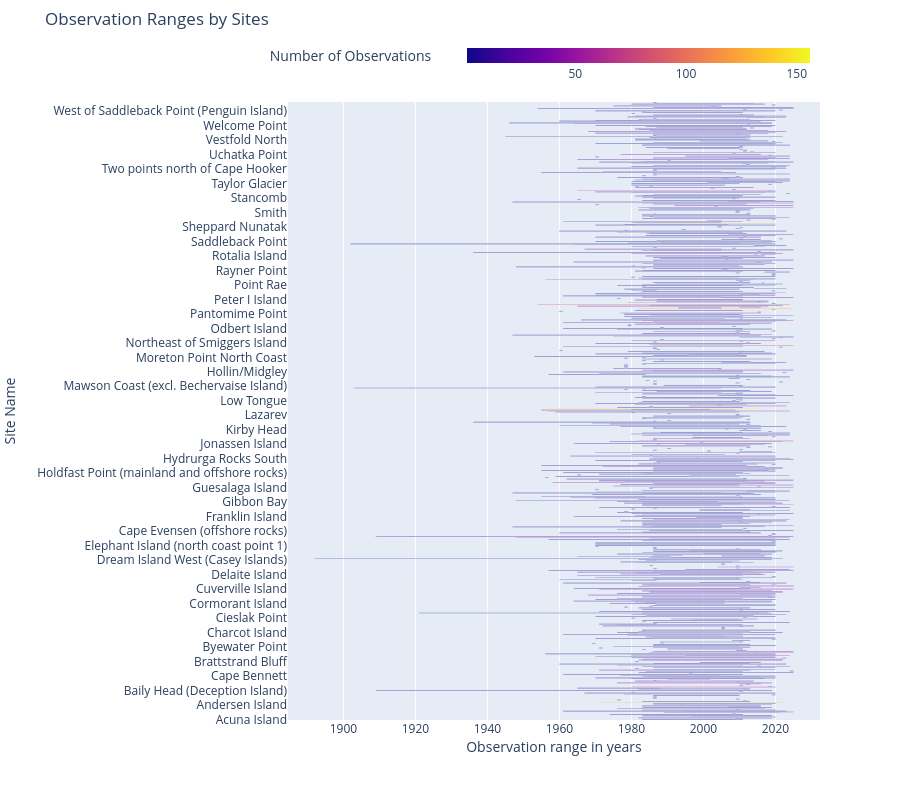

Here is the notebook cell this chart was saved with:
### Code cell
import plotly.express as px

fig = px.bar(
        df_sites_obs_range,
        x='Observation range in years',
        y='site_name',
        base='First observation year',
        orientation='h',
        color='Number of observations',
        title='Observation Ranges by Sites',
        labels={
                "site_name": "Site Name"
        }
        )
fig.update_layout(
        height=800,
        coloraxis_colorbar=dict(
                title="Number of Observations",
                thicknessmode="pixels",
                thickness=15,
                orientation="h",
        )
)


fig.show()

### Figure 1 — Plotly figure (JSON) as saved in the notebook; plotly's stock layout.template omitted (floating-point values rounded to 4 significant figures; data arrays with more than 128 entries replaced by an {"elided": "..."} marker saying what was removed)
{"data": [{"base": {"elided": "725 int values"}, "hovertemplate": "First observation year=%{base}<br>Observation range in years=%{x}<br>Site Name=%{y}<br>Number of observations=%{marker.color}<extra></extra>", "legendgroup": "", "marker": {"color": {"elided": "725 int values"}, "coloraxis": "coloraxis", "pattern": {"shape": ""}}, "name": "", "orientation": "h", "showlegend": false, "textposition": "auto", "type": "bar", "x": {"elided": "725 int values"}, "xaxis": "x", "y": {"elided": "725 str values"}, "yaxis": "y"}], "layout": {"barmode": "relative", "coloraxis": {"colorbar": {"orientation": "h", "thickness": 15, "thicknessmode": "pixels", "title": {"text": "Number of Observations"}}, "colorscale": [[0, "#0d0887"], [0.1111, "#46039f"], [0.2222, "#7201a8"], [0.3333, "#9c179e"], [0.4444, "#bd3786"], [0.5556, "#d8576b"], [0.6667, "#ed7953"], [0.7778, "#fb9f3a"], [0.8889, "#fdca26"], [1, "#f0f921"]]}, "height": 800, "legend": {"tracegroupgap": 0}, "title": {"text": "Observation Ranges by Sites"}, "xaxis": {"anchor": "y", "domain": [0, 1], "title": {"text": "Observation range in years"}}, "yaxis": {"anchor": "x", "domain": [0, 1], "title": {"text": "Site Name"}}}}
